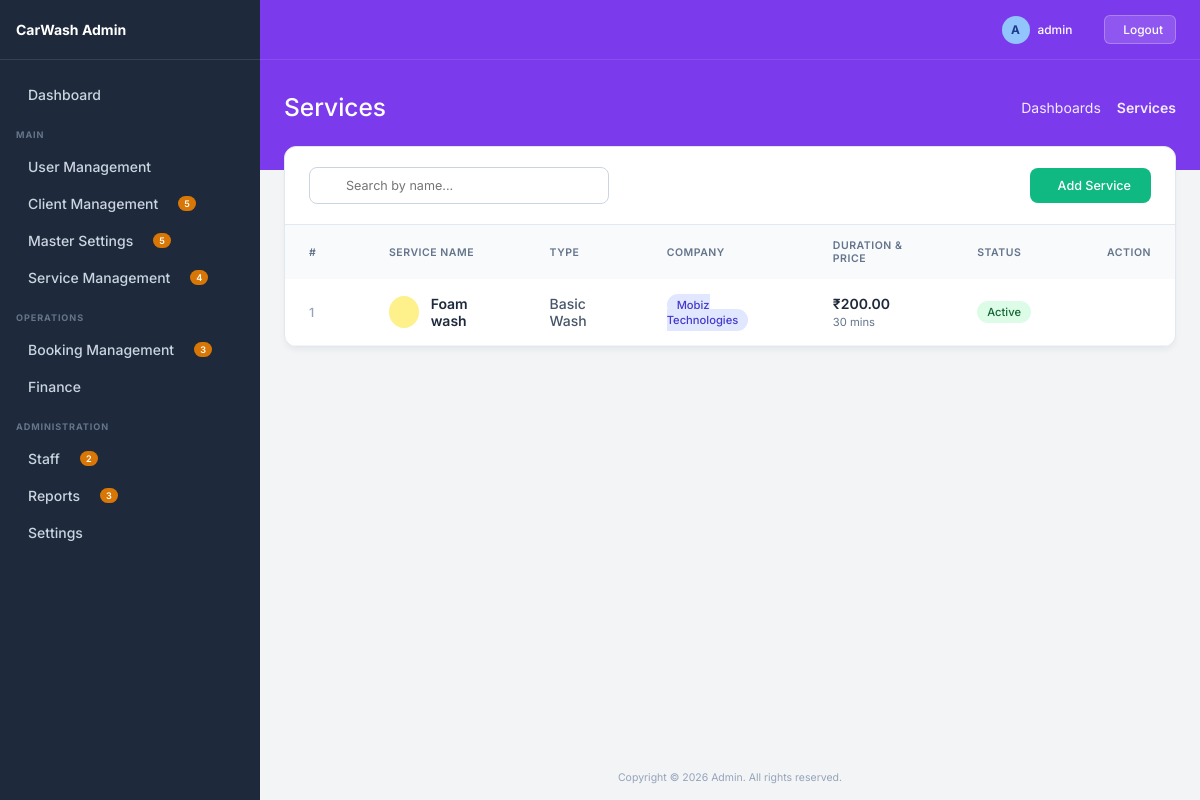
/services/ (signed in), run on the app's committed database.
### service_management/models.py (models this page shows, shortened)
class Service(BaseModel):
    company = models.ForeignKey('client_management.Client', on_delete=models.CASCADE)
    service_type = models.ForeignKey(ServiceType, on_delete=models.CASCADE)
    name = models.CharField(max_length=150)
    description = models.TextField(blank=True, null=True)
    price = models.DecimalField(max_digits=10, decimal_places=2)
    duration = models.IntegerField(help_text="Minutes")
    is_active = models.BooleanField(default=True)

class ServiceType(BaseModel):
    company = models.ForeignKey('client_management.Client', on_delete=models.CASCADE)
    name = models.CharField(max_length=100)
    description = models.TextField(blank=True, null=True)

### client_management/models.py (models this page shows, shortened)
class Client(BaseModel):
    company_name = models.CharField(max_length=200)
    owner_name = models.CharField(max_length=200)
    email = models.EmailField(blank=True, null=True)
    phone = models.CharField(max_length=50, blank=True, null=True)
    address = models.TextField(blank=True, null=True)
    status = models.BooleanField(default=True)
    gst_number = models.CharField(max_length=100, blank=True, null=True)
    country = models.ForeignKey('master.Country', on_delete=models.SET_NULL, blank=True, null=True)
    state = models.ForeignKey('master.State', on_delete=models.SET_NULL, blank=True, null=True)
    area = models.ForeignKey('master.Area', on_delete=models.SET_NULL, blank=True, null=True)

### service_management/views.py (the view)
# urls.py: path('services/', views.service_list, name='service_list'),
@login_required
def service_list(request):
    search = request.GET.get('search', '')
    queryset = Service.objects.filter(is_deleted=False).select_related('company', 'service_type').order_by('-date_added')
    if search:
        queryset = queryset.filter(name__icontains=search)
    paginator = Paginator(queryset, 10)
    page_obj = paginator.get_page(request.GET.get('page'))
    return render(request, 'service/list.html', {
        'page_obj': page_obj,
        'search': search,
        'title': 'Services'
    })

### service_management/templates/service/list.html (shortened to what this page needs)
{% extends 'base.html' %}
{% block page_title %}Services{% endblock %}
{% block breadcrumb_active %}Services{% endblock %}
{% block content %}
<div class="list-container">
    <div class="list-header">
        <form method="GET" class="search-wrapper">
            <input type="text" name="search" value="{{search}}" placeholder="Search by name..." class="search-input">
        </form>
        <a href="{% url 'service_create' %}" class="btn-create">
             Add Service
        </a>
    </div>
    <div style="overflow-x: auto;">
        <table class="premium-table">
            <thead>
                <tr>
                    <th style="width: 80px;">#</th>
                    <th>Service Name</th>
                    <th>Type</th>
                    <th>Company</th>
                    <th>Duration & Price</th>
                    <th>Status</th>
                    <th style="width: 120px; text-align: right;">Action</th>
                </tr>
            </thead>
            <tbody>
                {% for obj in page_obj %}
                <tr>
                    <td style="font-weight: 500; color: #94a3b8;">{{ forloop.counter }}</td>
                    <td style="font-weight: 600; color: #1e293b;">
                        <div style="display: flex; align-items: center; gap: 12px;">
                            <div style="width: 32px; height: 32px; border-radius: 50%; background: #fef08a; display: flex; align-items: center; justify-content: center; color: #854d0e;">
                            </div>
                            <div>
                                <div style="color: #1e293b;">{{ obj.name }}</div>
                            </div>
                        </div>
                    </td>
                    <td><span style="color: #475569; font-weight: 500;">{{ obj.service_type.name }}</span></td>
                    <td><span style="background: #e0e7ff; color: #4338ca; padding: 4px 10px; border-radius: 20px; font-size: 0.8rem; font-weight: 500;">{{ obj.company.company_name }}</span></td>
                    <td>
                        <div style="color: #1e293b; font-weight: 600;">₹{{ obj.price }}</div>
                        <div style="color: #64748b; font-size: 0.8rem;"> {{ obj.duration }} mins</div>
                    </td>
                    <td>
                        {% if obj.is_active %}
                            <span class="status-badge status-active">Active</span>
                        {% else %}
                            <span class="status-badge status-inactive">Inactive</span>
                        {% endif %}
                    </td>
                    <td style="text-align: right;">
                        <div style="display: flex; gap: 8px; justify-content: flex-end;">
                            <a href="{% url 'service_edit' obj.id %}" class="action-btn edit" title="Edit">
                            </a>
                            <a href="{% url 'service_delete' obj.id %}" onclick="return confirm('Delete this service?')" class="action-btn delete" title="Delete">
                            </a>
                        </div>
                    </td>
                </tr>
                {% endfor %}
            </tbody>
        </table>
    </div>
</div>
{% endblock %}

### core/templates/base.html (shortened to what this page needs)
<!DOCTYPE html>
<html lang="en">
<head>
</head>
<body>
    <aside class="sidebar">
        <div class="sidebar-header">
            <span>CarWash Admin</span>
        </div>
        <div class="sidebar-content">
            <a href="{% url 'dashboard' %}" class="nav-item">
                <div class="nav-item-left">
                    Dashboard
                </div>
            </a>
            <div class="nav-section-title">MAIN</div>
            <div class="nav-item dropdown-toggle">
                <div class="nav-item-left">
                     User Management
                </div>
            </div>
            <div class="nav-item dropdown-toggle">
                <div class="nav-item-left">
                    Client Management
                    <span class="nav-badge">5</span>
                </div>
            </div>
            <div class="nav-item dropdown-toggle">
                <div class="nav-item-left">
                    Master Settings
                    <span class="nav-badge">5</span>
                </div>
            </div>
            <div class="nav-item dropdown-toggle">
                <div class="nav-item-left">
                    Service Management
                    <span class="nav-badge">4</span>
                </div>
            </div>
            <div class="nav-section-title">OPERATIONS</div>
            <div class="nav-item dropdown-toggle">
                <div class="nav-item-left">
                    Booking Management
                    <span class="nav-badge">3</span>
                </div>
            </div>
            <div class="nav-item dropdown-toggle">
                <div class="nav-item-left">
                    Finance
                </div>
            </div>
            <div class="nav-section-title">ADMINISTRATION</div>
            <div class="nav-item dropdown-toggle">
                <div class="nav-item-left">
                    Staff
                    <span class="nav-badge">2</span>
                </div>
            </div>
            <div class="nav-item dropdown-toggle">
                <div class="nav-item-left">
                    Reports
                    <span class="nav-badge">3</span>
                </div>
            </div>
            <div class="nav-item dropdown-toggle">
                <div class="nav-item-left">
                    Settings
                </div>
            </div>
        </div>
    </aside>
    <div class="main-wrapper">
        <div class="top-banner">
            <div class="top-navbar">
                <div class="navbar-right">
                    <div class="flex-center" style="gap: 8px;">
                        <span style="display:inline-block; width:28px; height:28px; border-radius:50%; background:#93c5fd; color:#1e3a8a; text-align:center; line-height:28px; font-weight:bold;">{{ request.user.username|make_list|first|upper|default:"A" }}</span>
                        <span>{{ request.user.username|default:"admin" }}</span>
                    </div>
                    {% if request.user.is_authenticated %}
                    <form method="post" action="{% url 'logout' %}" style="margin-left: 12px; display: inline;">
                        <button type="submit" style="background: rgba(255,255,255,0.15); border: 1px solid rgba(255,255,255,0.25); color: white; padding: 6px 12px; border-radius: 6px; cursor: pointer; display: flex; align-items: center; gap: 6px; font-size: 0.85rem; font-weight: 500; transition: all 0.2s;">
                             Logout
                        </button>
                    </form>
                    {% endif %}
                </div>
            </div>
            <div class="banner-header">
                <div class="banner-title">{% block page_title %}Dashboard{% endblock %}</div>
                <div class="banner-breadcrumbs">
                    <a href="#">Dashboards</a>
                    <span style="font-weight: 600;">{% block breadcrumb_active %}Admin Dashboard{% endblock %}</span>
                </div>
            </div>
        </div>
        <div class="content-area">
            {% block content %}{% endblock %}
        </div>
        <div style="margin-top:auto; padding: 16px; text-align: center; color: #94a3b8; font-size: 0.75rem;">
            Copyright © 2026 Admin. All rights reserved.
        </div>
    </div>
</body>
</html>

### core/templates/base.html (style rules this page uses)
:root { --bg-sidebar: #1e293b; --bg-body: #f3f4f6; --bg-banner: #7c3aed; --text-sidebar: #cbd5e1; --text-sidebar-hover: #ffffff; --sidebar-border: #334155; --badge-bg: #d97706; --badge-text: #ffffff; --sidebar-width: 260px; }
* { margin: 0; padding: 0; box-sizing: border-box; font-family: 'Inter', sans-serif; font-size: 14px; }
body { background-color: var(--bg-body); color: #1e293b; display: flex; min-height: 100vh; overflow-x: hidden; }
.sidebar { width: var(--sidebar-width); background-color: var(--bg-sidebar); display: flex; flex-direction: column; position: fixed; height: 100vh; overflow-y: auto; z-index: 100; }
.sidebar-header { padding: 16px; font-size: 1.1rem; font-weight: 700; display: flex; align-items: center; gap: 12px; color: white; border-bottom: 1px solid var(--sidebar-border); height: 60px; }
.sidebar-content { padding: 16px 0; }
.nav-section-title { color: #64748b; font-size: 0.65rem; text-transform: uppercase; letter-spacing: 0.1em; font-weight: 700; margin: 16px 16px 8px 16px; }
.nav-item { display: flex; align-items: center; justify-content: space-between; padding: 10px 16px; color: var(--text-sidebar); text-decoration: none; font-size: 0.85rem; font-weight: 500; cursor: pointer; transition: color 0.2s, background-color 0.2s; }
.nav-item-left { display: flex; align-items: center; gap: 12px; }
.nav-badge { background-color: var(--badge-bg); color: var(--badge-text); font-size: 0.65rem; font-weight: 600; padding: 2px 6px; border-radius: 12px; margin-left: 8px; }
.main-wrapper { flex: 1; margin-left: var(--sidebar-width); display: flex; flex-direction: column; min-height: 100vh; }
.top-banner { background-color: var(--bg-banner); color: white; display: flex; flex-direction: column; }
.top-navbar { height: 60px; display: flex; align-items: center; justify-content: space-between; padding: 0 24px; border-bottom: 1px solid rgba(255, 255, 255, 0.1); }
.navbar-right { display: flex; align-items: center; gap: 20px; }
.navbar-right span { font-size: 0.85rem; font-weight: 500; }
.banner-header { padding: 32px 24px 48px 24px; display: flex; justify-content: space-between; align-items: center; }
.banner-title { font-size: 1.75rem; font-weight: 500; }
.banner-breadcrumbs { font-size: 0.75rem; display: flex; align-items: center; gap: 8px; opacity: 0.9; }
.banner-breadcrumbs a { color: white; text-decoration: none; }
.content-area { padding: 0 24px 24px 24px; margin-top: -24px; flex: 1; }
.flex-center { display: flex; align-items: center; }
.list-container { background: white; border-radius: 12px; border: 1px solid #e2e8f0; box-shadow: 0 4px 6px -1px rgba(0, 0, 0, 0.05); overflow: hidden; }
.list-header { padding: 20px 24px; border-bottom: 1px solid #e2e8f0; display: flex; justify-content: space-between; align-items: center; }
.search-input { padding: 10px 16px; padding-left: 36px; border: 1px solid #cbd5e1; border-radius: 8px; font-size: 0.9rem; outline: none; width: 300px; transition: all 0.2s; font-family: 'Inter', sans-serif; }
.search-wrapper { position: relative; display: flex; align-items: center; }
.btn-create { background: #10b981; color: white; padding: 10px 20px; border-radius: 8px; text-decoration: none; font-size: 0.9rem; font-weight: 500; display: flex; align-items: center; gap: 8px; transition: background 0.2s; border: none; cursor: pointer; }
.premium-table { width: 100%; border-collapse: collapse; text-align: left; }
.premium-table th { background-color: #f8fafc; color: #64748b; font-size: 0.75rem; text-transform: uppercase; letter-spacing: 0.05em; padding: 14px 24px; font-weight: 600; }
.premium-table td { padding: 16px 24px; font-size: 0.9rem; color: #334155; border-bottom: 1px solid #f1f5f9; vertical-align: middle; }
.action-btn { padding: 6px; border-radius: 6px; color: #64748b; transition: all 0.2s; text-decoration: none; display: inline-flex; align-items: center; justify-content: center; }

### data on the page
Service: name "Foam wash", service_type.name "Basic Wash", company.company_name "Mobiz Technologies", price "200.00", duration "30", is_active "Active"

### other printed values
{{ request.user.username|make_list|first|upper|default:"A" }} "A"
{{ request.user.username|default:"admin" }} "admin"
